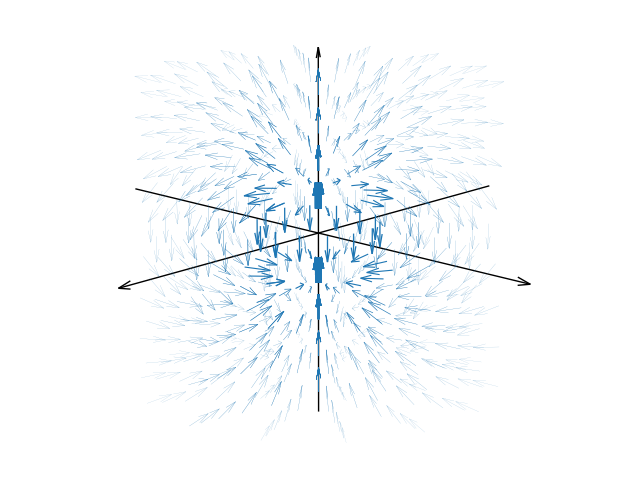

Write Python code to recreate this figure.
import numpy as np
import matplotlib.pyplot as plt
import matplotlib as mpl
import matplotlib.cm as cm
import matplotlib.colors as colors

def field(x, y, z):

    r = np.sqrt(x**2 + y**2 + z**2)
    x_hat = np.divide(3*z*x, r**5, out=np.zeros_like(x), where=(np.abs(r)>1e-5))
    y_hat = np.divide(3*z*y, r**5, out=np.zeros_like(y), where=(np.abs(r)>1e-5))
    z_hat = np.divide(3*z**2-r**2, r**5, out=np.zeros_like(z), where=(np.abs(r)>1e-5))

    return x_hat, y_hat, z_hat

delta = 0.25
#x = np.arange(-1, 1+delta, delta)
#y = np.arange(-1, 1+delta, delta)


#r = np.linspace(0, 1, 4)          # Radial distance from 0 to 5
r = [0, 0.4, 0.65, 0.85, 1, 1.1]
theta = np.linspace(0, 2*np.pi, 15) # Angular coordinate from 0 to 2π
z = np.arange(-1, 1+delta, delta)

R, Theta, Z = np.meshgrid(r, theta, z)

#X, Y, Z = np.meshgrid(x, y, z)
X = R * np.cos(Theta)
Y = R * np.sin(Theta)

U, V, W = field(X,Y,Z)
Mag = np.sqrt(U**2 + V**2 + W**2)

Mag = np.power(Mag,1/3)
#U = np.divide(U, 0.5*Mag**(3), out=np.zeros_like(U), where=(Mag>1e-5))
#V = np.divide(V, 0.5*Mag**(3), out=np.zeros_like(V), where=(Mag>1e-5))
#W = np.divide(W, 0.5*Mag**(3), out=np.zeros_like(W), where=(Mag>1e-5))



Mag = (Mag.ravel() - Mag.min())/(Mag.max()-Mag.min())
# Repeat for each body line and two head lines
C = np.concatenate((Mag, np.repeat(Mag, 2)))
# Colormap
C = plt.cm.jet(C)


fig, ax = plt.subplots(subplot_kw={"projection": "3d"})




Q = ax.quiver(X*10, Y*10, Z*10, U, V, W, #colors=C, 
              linewidth=(Mag**2.4)*5, 
              arrow_length_ratio=0.5, 
              pivot="middle",
              length=1.7,
              normalize=True
              )


#ax.annotate("", xytext=(-1.5, 0), xy=(1.5, 0), zorder=-1,
#            arrowprops=dict(arrowstyle="->, head_length=0.6, head_width=0.3", ec="#000000", shrinkA=0, shrinkB=0))
#ax.annotate("", xytext=(0, -1.5), xy=(0, 1.5), zorder=-1,
#            arrowprops=dict(arrowstyle="->, head_length=0.6, head_width=0.3", ec="#000000", shrinkA=0, shrinkB=0))


#ax.axhline(0, color='k', lw=2)
#ax.axvline(0, color='k', lw=2)
#ax.set_xlim(-1.5, 1.5)
#ax.set_ylim(-1.5, 1.5)

axis_length = 35
ax.quiver(0, 0, 0, 0, 0, axis_length*0.7, 
          color="k",
          linewidth=1,  
          pivot="middle",
          arrow_length_ratio=1/axis_length,)
ax.quiver(0, 0, 0, 0, axis_length, 0, 
          color="k",
          linewidth=1,  
          pivot="middle",
          arrow_length_ratio=1/axis_length,)
ax.quiver(0, 0, 0, axis_length, 0, 0,
          color="k",
          linewidth=1,  
          pivot="middle",
          arrow_length_ratio=1/axis_length,)

ax.set_aspect('equal')
ax.axis('off')
ax.view_init(15, 43)


# Define the continuous normalization (vmin and vmax define the data range)
##norm = mpl.colors.Normalize(vmin=0, vmax=np.max(C)/10)

# Choose a continuous colormap
cmap = cm.jet

# Create a ScalarMappable object with the norm and cmap
#mappable = cm.ScalarMappable(norm=norm, cmap=cmap)
#mappable.set_array([]) # set_array([]) is often needed to avoid warnings


# Create the colorbar using the ScalarMappable
#cbar = fig.colorbar(mappable, ax=ax, location='right', ticks=[0.1, np.max(C)/10])
#cbar.ax.set_yticklabels(['0', 'strongest'])  

plt.show()
